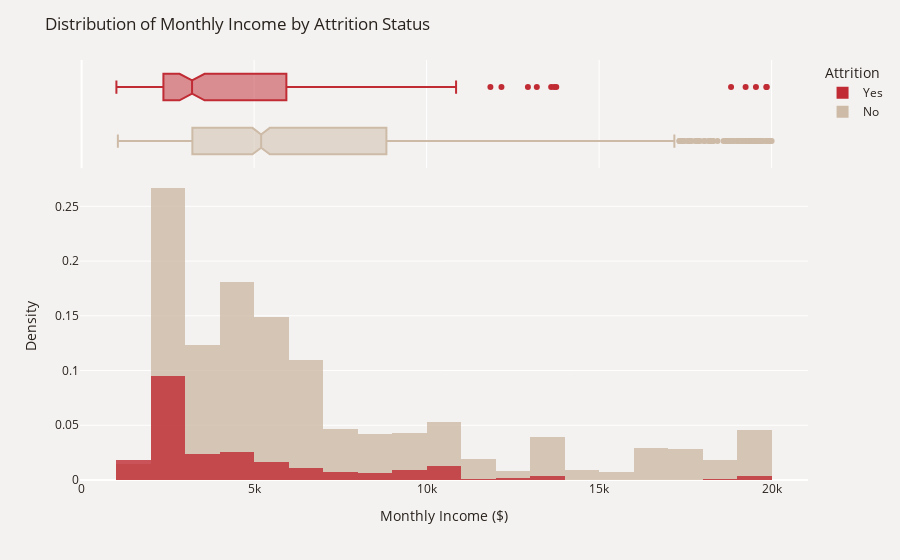

The notebook cell this image was saved under:
### Markdown cell above
Managers and Research Directors have the highest average salaries, while Laboratory Technicians and Sales Representatives have the lowest.

### Code cell
import plotly.express as px

# Sort by Attrition (optional)
plot_df = data.sort_values(by="Attrition")

# Histogram with overlay and marginal boxplot
fig = px.histogram(plot_df,
                   x='MonthlyIncome',
                   color='Attrition',
                   histnorm='density',
                   barmode='overlay',
                   marginal='box',
                   opacity=0.8,
                   color_discrete_map={'Yes': '#C02B34','No': '#CDBBA7'})

# Layout adjustments
fig.update_layout(
    title="Distribution of Monthly Income by Attrition Status",
    xaxis_title="Monthly Income ($)",
    yaxis_title="Density",
    font_color='#28221D',
    paper_bgcolor='#F4F2F0',
    plot_bgcolor='#F4F2F0',
    legend_traceorder='reversed'
)

fig.show()

### Figure 1 — Plotly figure (JSON) as saved in the notebook; plotly's stock layout.template omitted (floating-point values rounded to 4 significant figures; data arrays with more than 128 entries replaced by an {"elided": "..."} marker saying what was removed)
{"data": [{"alignmentgroup": "True", "bingroup": "x", "histnorm": "density", "hovertemplate": "Attrition=No<br>MonthlyIncome=%{x}<br>density=%{y}<extra></extra>", "legendgroup": "No", "marker": {"color": "#CDBBA7", "opacity": 0.8, "pattern": {"shape": ""}}, "name": "No", "offsetgroup": "No", "orientation": "v", "showlegend": true, "type": "histogram", "x": {"elided": "1233 int values"}, "xaxis": "x", "yaxis": "y"}, {"alignmentgroup": "True", "hovertemplate": "Attrition=No<br>MonthlyIncome=%{x}<extra></extra>", "legendgroup": "No", "marker": {"color": "#CDBBA7"}, "name": "No", "notched": true, "offsetgroup": "No", "showlegend": false, "type": "box", "x": {"elided": "1233 int values"}, "xaxis": "x2", "yaxis": "y2"}, {"alignmentgroup": "True", "bingroup": "x", "histnorm": "density", "hovertemplate": "Attrition=Yes<br>MonthlyIncome=%{x}<br>density=%{y}<extra></extra>", "legendgroup": "Yes", "marker": {"color": "#C02B34", "opacity": 0.8, "pattern": {"shape": ""}}, "name": "Yes", "offsetgroup": "Yes", "orientation": "v", "showlegend": true, "type": "histogram", "x": {"elided": "237 int values"}, "xaxis": "x", "yaxis": "y"}, {"alignmentgroup": "True", "hovertemplate": "Attrition=Yes<br>MonthlyIncome=%{x}<extra></extra>", "legendgroup": "Yes", "marker": {"color": "#C02B34"}, "name": "Yes", "notched": true, "offsetgroup": "Yes", "showlegend": false, "type": "box", "x": {"elided": "237 int values"}, "xaxis": "x2", "yaxis": "y2"}], "layout": {"autosize": true, "barmode": "overlay", "font": {"color": "#28221D"}, "legend": {"title": {"text": "Attrition"}, "tracegroupgap": 0, "traceorder": "reversed"}, "margin": {"t": 60}, "paper_bgcolor": "#F4F2F0", "plot_bgcolor": "#F4F2F0", "title": {"text": "Distribution of Monthly Income by Attrition Status"}, "xaxis": {"anchor": "y", "autorange": true, "domain": [0, 1], "range": [-46, 21054], "title": {"text": "Monthly Income ($)"}, "type": "linear"}, "xaxis2": {"anchor": "y2", "autorange": true, "domain": [0, 1], "matches": "x", "range": [-46, 21054], "showgrid": true, "showticklabels": false, "type": "linear"}, "yaxis": {"anchor": "x", "autorange": true, "domain": [0, 0.7326], "range": [0, 0.2811], "title": {"text": "Density"}}, "yaxis2": {"anchor": "x2", "autorange": true, "domain": [0.7426, 1], "matches": "y2", "range": [-0.5, 1.5], "showgrid": false, "showline": false, "showticklabels": false, "ticks": "", "type": "category"}}}
